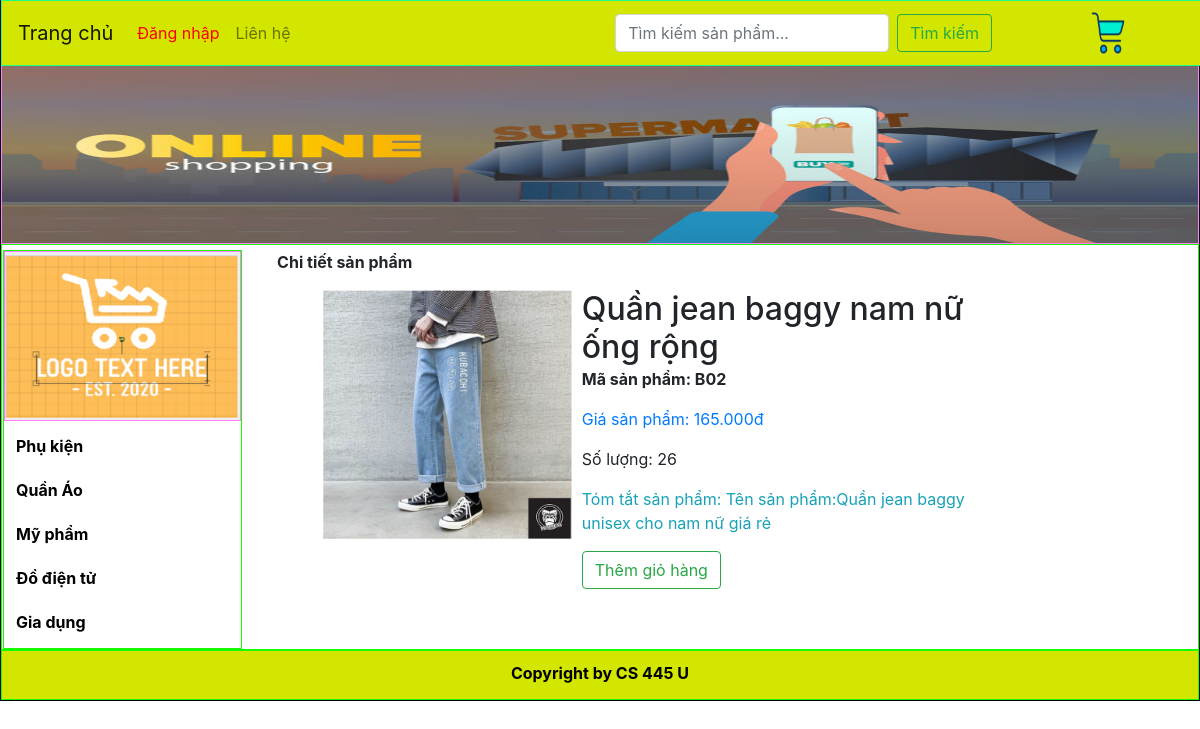
The app's page /index.php?quanly=sanpham&id=7 with its own data.
### tables this page shows
CREATE TABLE `danhmuc` (
  `id_danhmuc` int(11) NOT NULL,
  `tendanhmuc` varchar(100) NOT NULL,
  `thutu` int(11) NOT NULL
);

CREATE TABLE `sanpham` (
  `id_sanpham` int(11) NOT NULL,
  `tensanpham` varchar(250) NOT NULL,
  `masp` varchar(100) NOT NULL,
  `giasp` varchar(50) NOT NULL,
  `soluong` int(11) NOT NULL,
  `hinhanh` varchar(50) NOT NULL,
  `tomtat` text NOT NULL,
  `noidung` text NOT NULL,
  `tinhtrang` int(11) NOT NULL,
  `id_danhmuc` int(11) NOT NULL
);

### pages/main/sanpham.php (the view)
<p> <b>Chi tiết sản phẩm</b> </p>
<?php
	$sql_chitiet = "SELECT * FROM sanpham,danhmuc WHERE sanpham.id_danhmuc=danhmuc.id_danhmuc AND sanpham.id_sanpham='$_GET[id]' LIMIT 1";
	$query_chitiet = mysqli_query($mysqli,$sql_chitiet);
	while($row_chitiet = mysqli_fetch_array($query_chitiet)){
?>
<div class="wrapper_chitiet">
	<div class="hinhanh_sanpham">
		<img width="100%" src="admincp/modules/quanlysp/uploads/<?php echo $row_chitiet['hinhanh'] ?>">
	</div>
	<form method="POST" action="pages/main/themgiohang.php?idsanpham=<?php echo $row_chitiet['id_sanpham'] ?>" >
		<div class="chitiet_sanpham">
			<h2 style="margin:0"><?php echo $row_chitiet['tensanpham'] ?></h3>
			<p style="font-weight:bold;">Mã sản phẩm: <?php echo $row_chitiet['masp'] ?></p>
			<p class="text-primary">Giá sản phẩm: <?php echo number_format($row_chitiet['giasp'],0,',','.').'đ' ?></p>
			<?php
				if($row_chitiet['soluong'] > 0){
			?>
				<p>Số lượng: <?php echo $row_chitiet['soluong']?></p>
			<?php
				if(!empty($row_chitiet['tomtat'])){
			?>
				<p class="text-info">Tóm tắt sản phẩm: <?php echo $row_chitiet['tomtat']?></p>
			<?php
				}
			?>
				<input class="btn btn-outline-success" name="themgiohang" type="submit" value="Thêm giỏ hàng">
			<?php
				}else{
			?>
				<p class="text-danger">Số lượng: Đã hết hàng</p>
			<?php
				}
			?>
		</div>
	</form>
</div>
<?php
}
?>

### index.php (shortened to what this page needs)
<!DOCTYPE html>
<html lang="vi">
<head>
	<link rel="stylesheet" type="text/css" href="css/style.css?v=27102021.3">
	<link rel="stylesheet" href="https://stackpath.bootstrapcdn.com/bootstrap/4.3.1/css/bootstrap.min.css">
	<link rel="stylesheet" href="https://cdnjs.cloudflare.com/ajax/libs/font-awesome/5.15.1/css/all.min.css" />
</head>
<body>
	<div class="wrapper">
		<?php
			include("pages/header.php");
			include("pages/menu.php");
			include("pages/main.php");
			include("pages/footer.php");
		?>
	</div>
</body>
</html>

### pages/header.php
<div class="header"></div>

### pages/menu.php (shortened to what this page needs)
<div class="menu">
	<nav class="navbar navbar-expand-lg navbar-light" style="background-color: #d3e600;">
	<a class="navbar-brand" href="index.php">Trang chủ</a>
	<div class="collapse navbar-collapse" id="navbarSupportedContent">
		<ul class="navbar-nav mr-auto">
		<?php
		if(isset($_SESSION['dangky'])){
		?>
		<li class="nav-item active"><a class="nav-link" href="index.php?dangxuat=1" style="color:red" onclick="return confirm('Bạn có muốn đăng xuất tài khoản ?')">Đăng xuất</a></li>
		<li class="nav-item "><a class="nav-link" href="index.php?quanly=thaydoimatkhau">Thay đổi mật khẩu</a></li>
		<li class="nav-item "><a class="nav-link" href="index.php?quanly=lichsu">Lịch sử mua hàng</a></li>
		<?php
		}else{
		?>
		<li class="nav-item active"><a class="nav-link" href="index.php?quanly=dangnhap" style="color:red">Đăng nhập</a></li>
		<?php
		}
		?>
		<li class="nav-item"><a class="nav-link" href="index.php?quanly=lienhe">Liên hệ</a></li>
		</ul>
		<form class="form-inline my-2 my-lg-0" action="index.php?quanly=timkiem" method="POST">
		<input class="form-control mr-sm-2" type="search" class="rounded" placeholder="Tìm kiếm sản phẩm..." autocomplete="off" name="tukhoa" aria-label="Search">
		<button class="btn btn-outline-success my-2 my-sm-0" type="submit" name="timkiem" >Tìm kiếm</button>
		</form>
		<ul class="list_menu">
		<li style="float: right">
			<a href="index.php?quanly=giohang" id="cart" class="cart" data-totalitems="0">
			</a>
		</li>
		</ul>
	</div>
	</nav>
</div>

### pages/main.php
<div id="main">
			<?php
			include("sidebar/sidebar.php");
			?>
			<div class="maincontent">
				<?php
				if(isset($_GET['quanly'])){
					$tam = $_GET['quanly'];
				}else{
					$tam = '';
				}
				if($tam=='danhmucsanpham'){
					include("main/danhmuc.php");
				}elseif($tam=='giohang'){
					include("main/giohang.php");
				}elseif($tam=='tintuc'){
					include("main/tintuc.php");
				}elseif($tam=='lienhe'){
					include("main/lienhe.php");
				}elseif($tam=='sanpham'){
					include("main/sanpham.php");
				}elseif($tam=='dangky'){
					include("main/dangky.php");
				}elseif($tam=='thanhtoan'){
					include("main/thanhtoan.php");
				}elseif($tam=='muahang'){
					include("main/muahang.php");
				}elseif($tam=='dangnhap'){
					include("main/dangnhap.php");
				}elseif($tam=='timkiem'){
					include("main/timkiem.php");
				}elseif($tam=='camon'){
					include("main/camon.php");
				}elseif($tam=='thaydoimatkhau'){
					include("main/thaydoimatkhau.php");
				}elseif($tam=='lichsu'){
					include("main/lichsumuahang.php");
				}elseif($tam=='chitietls'){
					include("main/chitietls.php");
				}elseif($tam=='editttgh'){
					include("main/suattgiaohang.php");
				}elseif($tam=='ttvnpay'){
					include("vnpay/index.php");
				}else{
					include("main/index.php");
				}
				?>
			</div>
		</div>

### pages/sidebar/sidebar.php
<div class="sidebar">
	<div class="logo"></div>
	<ul class="list_sidebar">
		<?php
			$sql_danhmuc = "SELECT * FROM danhmuc ORDER BY id_danhmuc DESC";
			$query_danhmuc = mysqli_query($mysqli,$sql_danhmuc);
			while($row = mysqli_fetch_array($query_danhmuc)){
		?>
		<li><a href="index.php?quanly=danhmucsanpham&id=<?php echo $row['id_danhmuc'] ?>"><?php echo $row['tendanhmuc'] ?></a></li>
		<?php
		}
		?>
	</ul>
</div>

### pages/footer.php (shortened to what this page needs)
<div class="footer">
	<p class="footer_copyright">Copyright by CS 445 U</p>
</div>

### css/style.css (style rules this page uses)
.logo { background-image: url("../images/logo.png"); background-repeat: no-repeat; background-size: 100% 100%; border:1px solid #ff80ff; height: 170px; }
.wrapper { border:1px solid #000; height: auto; width: 100%; margin:0 auto; }
.wrapper_chitiet { height: auto; width: 90%; margin:0 auto; }
.hinhanh_sanpham { float: left; width: 30%; }
.chitiet_sanpham { float: left; width: 49%; margin:0 10px; }
.header { background-image: url("../images/banner1.jpg"); background-repeat: no-repeat; background-size: 100% 180px; border:1px solid #ff80ff; height: 180px; margin-top: 63px; }
.menu { border: 1px solid #1aff8c; width: 100%; background: #d3e600; text-align: center; overflow: hidden; position: fixed; top: 0%; }
.menu .cart { background: url('../images/cart-icon (1).png'); background-position: left center; background-repeat: no-repeat; padding: 20px; background-size: 40px 50px; }
ul.list_menu { list-style: none; margin: 0 44px; }
ul.list_menu li a { text-decoration: none; text-align: center; color: black; font-weight: bold; }
ul.list_menu li { float: left; margin: 7px; padding: 5px; }
#main { border:1px solid #15ff00; overflow: hidden; width: 100%; }
.sidebar { border:1px solid #15ff00; height: 100%; width: 20%; margin-top:5px; margin-left:1px; float: left; }
ul.list_sidebar { padding: 0; margin: 0; width: 100%; border: 1px solid #; list-style: none; line-height: 27px; }
ul.list_sidebar li a { text-decoration: none; text-align: left; color: black; display: block; font-weight: bold; }
ul.list_sidebar li { margin: 7px; padding: 5px; }
.maincontent { height: auto; width: 77%; margin-top:5px; float: right; }
.footer { font-weight: bold; border:1px solid #15ff00; height: 50px; background: #d3e600; padding: 10px; }
p.footer_copyright { text-align: center; color: #000; }

### records on screen
danhmuc: tendanhmuc "Phụ kiện"
danhmuc: tendanhmuc "Quần Áo"
danhmuc: tendanhmuc "Mỹ phẩm"
danhmuc: tendanhmuc "Đồ điện tử"
danhmuc: tendanhmuc "Gia dụng"
sanpham: hinhanh (picture), tensanpham "Quần jean baggy nam nữ ống rộng", masp "B02", giasp "165.000", soluong "26", tomtat "Tên sản phẩm:Quần jean baggy unisex cho nam nữ giá rẻ"
